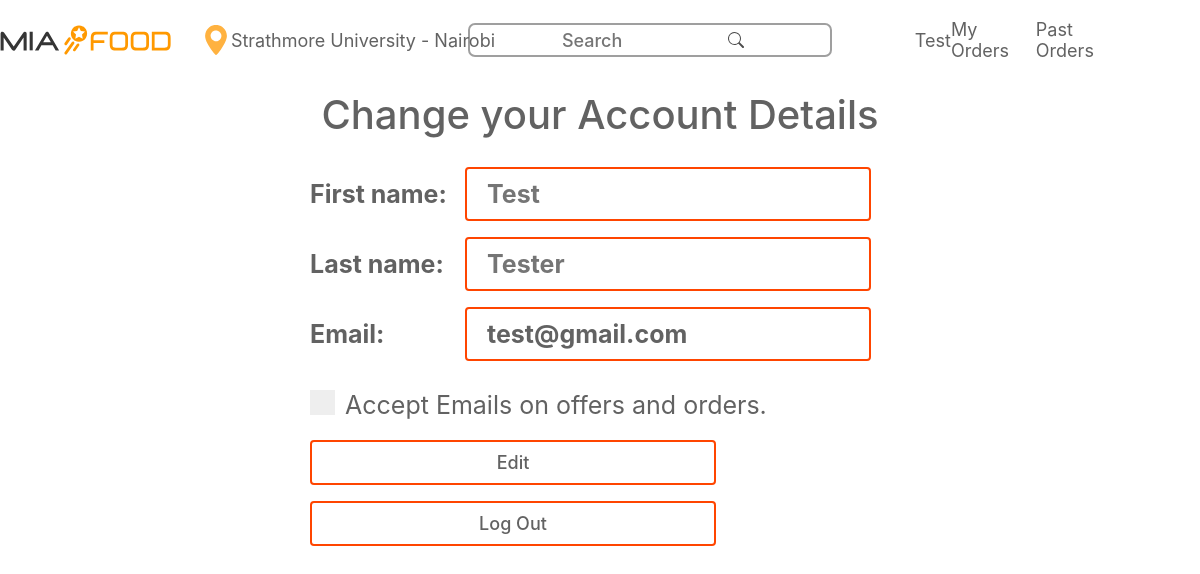
The page /src/php/profile-edit.php (signed in) on the database its author committed.
### tables this page shows
CREATE TABLE `users` (
  `id` int(10) NOT NULL,
  `firstname` varchar(40) NOT NULL,
  `lastname` varchar(40) NOT NULL,
  `phone` varchar(100) NOT NULL,
  `email` varchar(40) NOT NULL,
  `password` varchar(40) NOT NULL
);

### src/php/profile-edit.php (the view, shortened to what this page needs)
<?php
include "config.php";
include('../components/head.php');
include('../components/header.php');
$user = $_SESSION['user'];
$sql = "SELECT * FROM users WHERE id='$user'";
$res = mysqli_query($conn, $sql);
$result = mysqli_fetch_assoc($res);
?>
    <h2>Change your Account Details</h2>
    <form method = "POST">
        <label id="firstname" for="fname"> First name: </label>
        <input type="text" id="firstname" name="firstname" placeholder="<?php echo $result["firstname"]; ?>">
        <label id="lastname" for="lname" class="lname"> Last name: </label>
        <input type="text" id="lastname" name="lastname" placeholder="<?php echo $result["lastname"]; ?>"><br>
        <label id="emailaddress" for="email" class="email">Email: </label>
        <input type="email" id="email" name="email" value="<?php echo $result["email"]; ?>" readonly><br><br>
        <div id=accept-conditions>
            <label class="container">Accept Emails on offers and orders.
                <span class="checkmark"></span>
            </label>
        </div>
        <input type="submit" class="button" id="Edit" name="Edit" value="Edit">
        <input type="submit" class="button" id="logout" name="logout" value="Log Out">
    </form>
</body>
</html>

### src/components/header.php (shortened to what this page needs)
<header>
    <div id="left-elements">
        <img onclick="window.location.replace('landing.php')" class="logo" src="../../assets/jumiafood-logo.svg" />
      <div title="Update my Location" class="location">
        <img class="icon" src="../../assets/maps-and-flags.svg" alt="" />
        <span id="mylocation">Strathmore University - Nairobi</span>
      </div>
    </div>
    <div id="searchbar">
      <input class="top-search" type="search" placeholder="Search"></input>
      <button type="submit">Search</button>
    </div>
    <div id="right-elements">
      <div>
        <a href="../php/profile-edit.php"><?php echo $userdata[0]['firstname']?></a>
        <a href="">My Orders</a>
        <a href="history.php">Past Orders</a>
      </div>
    </div>
  </header>

### src/css/landing.css (style rules this page uses)
* { box-sizing: border-box; font-family: "SF Pro Display", sans-serif; font-size: 18px; color: #626262; margin: 0; }
.icon { height: 30px; width: 30px; }
header { position: sticky; top: 0; width: 100%; height: 10vh; background-color: white; display: flex; flex-direction: row; justify-content: space-evenly; align-items: center; z-index: 100; }
#left-elements { display: flex; flex-direction: row; align-items: center; margin-left: -100px; }
.logo { width: 40%; }
#left-elements div { margin-left: 20px; display: flex; align-items: center; transition: ease-in-out 0.2s; }
#left-elements div .icon { color: #ffb240 !important; }
#searchbar { outline: #6262629b solid 2px; width: 30%; height: 30px; display: flex; flex-direction: row; align-items: center; padding: 15px; border-radius: 5px; margin-left: -100px; transition: ease-in-out 0.3s; }
.top-search { display: flex; border: none; padding-left: 20px; min-width: 80%; padding-top: 10px; }
.top-search::placeholder { font-size: 18px; text-align: center; }
button[type="submit"] { text-indent: -999px; overflow: hidden; width: 40px; padding: 0; margin: 0; border: 1px solid transparent; border-radius: inherit; cursor: pointer; opacity: 0.7; }
a { text-decoration: none; transition: ease 0.4s; }
#right-elements { width: 20%; display: flex; }
#right-elements div { display: flex; flex-direction: row; margin-left: 20px; align-items: center; }
#right-elements div:nth-of-type(1) { width: 90%; justify-content: space-around; }

### src/css/order.css (style rules this page uses)
input { margin-right: 10px; margin-bottom: 11px; }

### src/css/cart.css (style rules this page uses)
input { max-width: 30px; background-color: transparent; text-align: center; border: none; font-weight: 500; }
button { background-color: transparent; border: none; }

### src/css/checkout.css (style rules this page uses)
h2 { font-size: 24px; font-weight: 500; margin-bottom: 15px; margin-top: 15px; }

### src/php/profile-edit.php (style rules this page uses)
#left-elements div { margin-left: 20px; display: flex; align-items: center; transition: ease-in-out 0.2s; }
#left-elements div .icon { color: #ffb240 !important; }
form { margin: auto; width: 50%; padding: 10px; }
input { min-width: 70% !important; padding: 10px 20px; margin: 8px 0; border: 2px solid orangered; border-radius: 4px; }
button { background-color: orangered; border: none; border-radius: 15px; color: white; padding: 10px 25px; text-align: center; font-size: 20px; display: inline-block; size: 30px; display: inline-flex; }
h2 { margin: auto; width: 50%; padding: 10px; text-align: center; font-size: 40px; }
#fname, #lname, #email { display: inline-block; width: 500px; text-align: left; font-size: 25px; writing-mode: horizontal-tb; font-weight: bold; }
#firstname, #lastname, #emailaddress { display: inline-block; width: 150px; text-align: left; font-size: 25px; writing-mode: horizontal-tb; font-weight: bold; }
.container { display: block; position: relative; padding-left: 35px; margin-bottom: 12px; cursor: pointer; font-size: 25px; -webkit-user-select: none; -moz-user-select: none; -ms-user-select: none; user-select: none; }
.checkmark { position: absolute; top: 0; left: 0; height: 25px; width: 25px; background-color: #eee; }
.checkmark:after { content: ""; position: absolute; display: none; }
.container .checkmark:after { left: 9px; top: 5px; width: 5px; height: 10px; border: solid white; border-width: 0 3px 3px 0; -webkit-transform: rotate(45deg); -ms-transform: rotate(45deg); transform: rotate(45deg); }

### rows shown on the page
users: firstname "Test", lastname "Tester", email "test@gmail.com"
